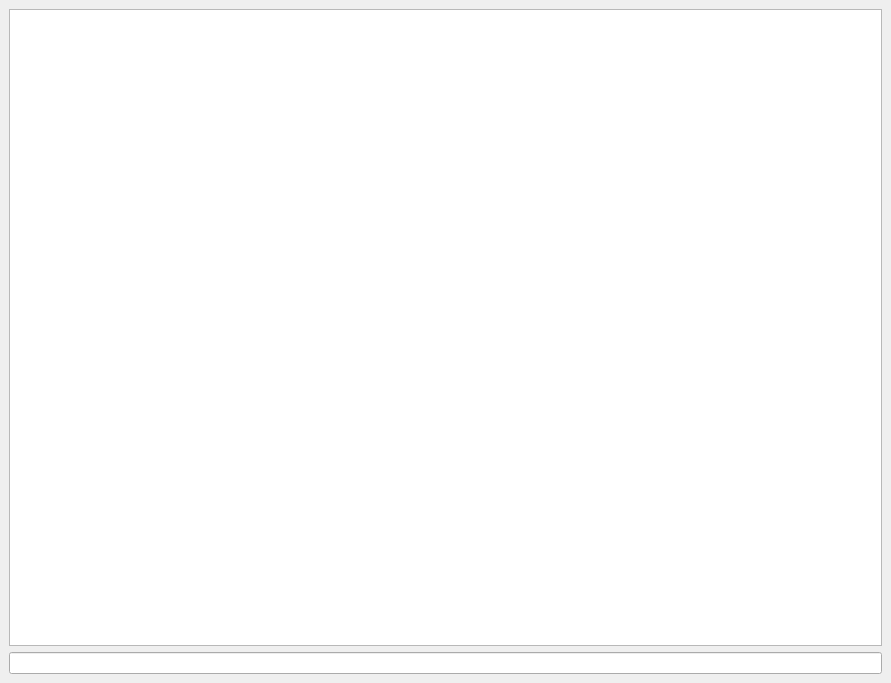
<?xml version="1.0" encoding="UTF-8"?>
<ui version="4.0">
 <class>MainWindow</class>
 <widget class="QMainWindow" name="MainWindow">
  <property name="geometry">
   <rect>
    <x>0</x>
    <y>0</y>
    <width>891</width>
    <height>683</height>
   </rect>
  </property>
  <property name="windowTitle">
   <string>MainWindow</string>
  </property>
  <widget class="QWidget" name="centralwidget">
   <layout class="QVBoxLayout" name="verticalLayout">
    <item>
     <widget class="QPlainTextEdit" name="plainTextEdit"/>
    </item>
    <item>
     <widget class="QLineEdit" name="lineEdit"/>
    </item>
   </layout>
  </widget>
  <widget class="QMenuBar" name="menubar">
   <property name="geometry">
    <rect>
     <x>0</x>
     <y>0</y>
     <width>891</width>
     <height>19</height>
    </rect>
   </property>
  </widget>
 </widget>
 <resources/>
 <connections/>
</ui>
